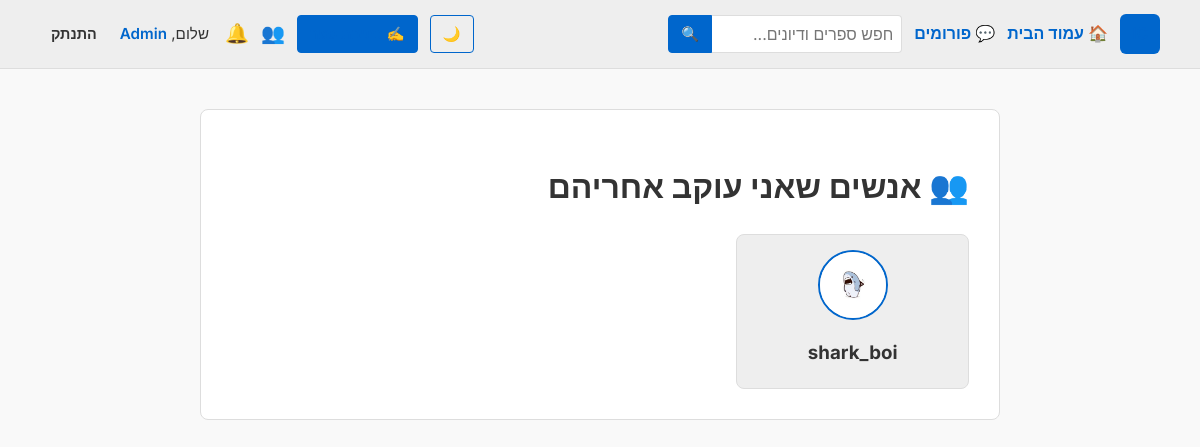
The page /following/ (signed in) on the database its author committed.
### books/models.py (models this page shows, shortened)
class Profile(models.Model):
    user = models.OneToOneField(User, on_delete=models.CASCADE)
    bio = models.TextField(max_length=500, blank=True, default='')
    avatar = models.ImageField(upload_to='avatars/', blank=True, null=True)
    banner = models.ImageField(upload_to='banners/', blank=True, null=True)
    followers = models.ManyToManyField(User, related_name='following', blank=True)
    last_active = models.DateTimeField(auto_now=True)
    custom_css = models.TextField(blank=True, null=True)
    verification_code = models.CharField(max_length=6, blank=True, null=True)
    verification_code_created_at = models.DateTimeField(blank=True, null=True)
    is_verified = models.BooleanField(default=False)

### books/views.py (the view)
# urls.py: path('following/', views.following_list, name='following_list'),
@login_required
def following_list(request):
    following_profiles = request.user.following.all()
    return render(request, 'books/following_list.html', {'following_profiles': following_profiles})

### books/context_processors.py (called while the page is built)
def unread_notifications(request):
    if request.user.is_authenticated:
        count = request.user.notifications.filter(is_read=False).count()
        return {'unread_notifications_count': count}
    return {'unread_notifications_count': 0}

### books/templates/books/following_list.html (shortened to what this page needs)
{% extends 'books/base.html' %}
{% block content %}
<div class="container">
    <h1>👥 אנשים שאני עוקב אחריהם</h1>
    <div style="display: grid; grid-template-columns: repeat(auto-fill, minmax(200px, 1fr)); gap: 20px; margin-top: 20px;">
        {% for profile in following_profiles %}
            <div style="background: var(--nav-bg); border: 1px solid var(--border-color); border-radius: 8px; padding: 15px; text-align: center;">
                <a href="{% url 'profile_detail' profile.user.username %}" style="text-decoration: none; color: inherit;">
                    {% if profile.avatar %}
                        <img src="{{ profile.avatar.url }}" style="width: 70px; height: 70px; border-radius: 50%; object-fit: cover; margin-bottom: 10px; border: 2px solid var(--link-color);">
                    {% else %}
                        <div style="width: 70px; height: 70px; border-radius: 50%; background: var(--link-color); color: white; display: flex; align-items: center; justify-content: center; font-size: 1.5em; margin: 0 auto 10px auto;">
                            {{ profile.user.username|make_list|first|upper }}
                        </div>
                    {% endif %}
                    <h3 style="margin: 0 0 5px 0;">{{ profile.user.username }}</h3>
                </a>
            </div>
        {% empty %}
            <p style="grid-column: 1 / -1; text-align: center; opacity: 0.7; padding: 40px;">
                אתה עדיין לא עוקב אחרי אף אחד.<br>
                כנס לפרופילים של יוצרים שאתה אוהב ולחץ על "עקוב"!
            </p>
        {% endfor %}
    </div>
</div>
{% endblock %}

### books/templates/books/base.html (shortened to what this page needs)
<!DOCTYPE html>
{% load static %}
<html lang="he" dir="rtl">
<head>
    <link rel="stylesheet" href="{% static 'css/inkcity.css' %}">
</head>
<body>
    <div class="navbar">
        <div class="navbar-left">
            <a href="{% url 'home' %}" class="navbar-logo" aria-label="InkCity - עמוד הבית">IC</a>
            <a href="{% url 'home' %}">🏠 עמוד הבית</a>
            <a href="{% url 'forum_home' %}">💬 פורומים</a>
            <form action="{% url 'search' %}" method="get" class="navbar-search">
                <input type="text" name="q" placeholder="חפש ספרים ודיונים..." value="{{ request.GET.q|default:'' }}" required>
                <button type="submit" aria-label="חיפוש">🔍</button>
            </form>
        </div>
        <div class="navbar-right">
            <button id="theme-toggle" class="btn-outline" type="button" aria-label="החלף ערכת נושא">🌙</button>
            {% if user.is_authenticated %}
                <a href="{% url 'create_book' %}" class="btn-primary">✍️ כתיבת ספר</a>
                <a href="{% url 'following_list' %}" class="navbar-icon" title="נעקבים" aria-label="נעקבים">👥</a>
                <a href="{% url 'notifications' %}" class="navbar-icon navbar-bell" title="התראות" aria-label="התראות">
                    🔔
                </a>
                <span class="navbar-greeting">שלום, <a href="{% url 'profile_detail' user.username %}">{{ user.username }}</a></span>
                <form action="{% url 'logout' %}" method="post" class="navbar-form">
                    <button type="submit" class="btn-ghost">התנתק</button>
                </form>
            {% else %}
                <a href="{% url 'login' %}">התחבר</a>
                <a href="{% url 'register' %}" class="btn-primary">הרשמה</a>
            {% endif %}
        </div>
    </div>
    {% block content %}{% endblock %}
</body>
</html>

### static/css/inkcity.css (style rules this page uses)
*, *::before, *::after { box-sizing: border-box; }
body { margin: 0; padding: 0; background: var(--bg-color); color: var(--text-color); font-family: 'Inter', Arial, Helvetica, sans-serif; font-size: 16px; line-height: 1.6; transition: background-color 0.3s, color 0.3s; }
img { max-width: 100%; height: auto; }
a { color: var(--link-color); text-decoration: none; }
.navbar { display: flex; justify-content: space-between; align-items: center; flex-wrap: wrap; gap: 15px; padding: 14px 40px; background-color: var(--nav-bg); color: var(--text-color); border-bottom: 1px solid var(--border-color); }
.navbar a { color: var(--link-color); text-decoration: none; font-weight: 600; }
.navbar-left, .navbar-right { display: flex; align-items: center; gap: 12px; }
.navbar-logo { width: 40px; height: 40px; border-radius: 6px; background: var(--link-color); color: #fff; font-weight: 700; display: flex; align-items: center; justify-content: center; }
.navbar-search { display: flex; align-items: center; margin: 0; }
.navbar-search input { width: 190px; margin: 0; border-left: none; border-radius: 0 4px 4px 0; }
.navbar-search button { margin: 0; border-radius: 4px 0 0 4px; }
.navbar-icon { font-size: 1.2em; position: relative; line-height: 1; }
.navbar-bell { margin-left: 4px; }
.navbar-greeting { font-size: 0.95em; }
.navbar-form { display: inline; margin: 0; }
.btn-primary, .btn-outline, .btn-ghost, .btn-danger { display: inline-block; font-family: inherit; font-size: 0.9em; line-height: 1.4; border-radius: 4px; cursor: pointer; text-decoration: none; }
.btn-primary { background: var(--link-color); color: #fff; border: 1px solid var(--link-color); padding: 8px 12px; }
.btn-outline { background: transparent; color: var(--link-color); border: 1px solid var(--link-color); padding: 8px 12px; }
.btn-ghost { background: transparent; color: var(--text-color); border: 1px solid transparent; padding: 8px 10px; font-weight: 600; }
button { font-family: inherit; font-size: 0.9em; line-height: 1.4; background: var(--link-color); color: #fff; border: 1px solid var(--link-color); padding: 8px 12px; border-radius: 4px; cursor: pointer; }
button.btn-outline { background: transparent; color: var(--link-color); border: 1px solid var(--link-color); }
button.btn-ghost { background: transparent; color: var(--text-color); border: 1px solid transparent; }
form { margin: 20px 0; }
input, textarea, select { width: 100%; padding: 8px; margin: 4px 0 12px 0; border: 1px solid var(--border-color); border-radius: 4px; background: var(--input-bg); color: var(--text-color); font-family: inherit; font-size: 1em; }
.container { background-color: var(--container-bg); padding: 30px; border-radius: 8px; border: 1px solid var(--border-color); max-width: 800px; margin: 40px auto; }

### books/templates/books/base.html (style rules this page uses)
:root { --bg-color: #f9f9f9; --text-color: #333333; --container-bg: #ffffff; --border-color: #dddddd; --link-color: #0066cc; --nav-bg: #eeeeee; --input-bg: #ffffff; }

### rows shown on the page
Profile: avatar (picture), user.username "shark_boi"

### other values the page prints
{{ user.username }} "Admin"
